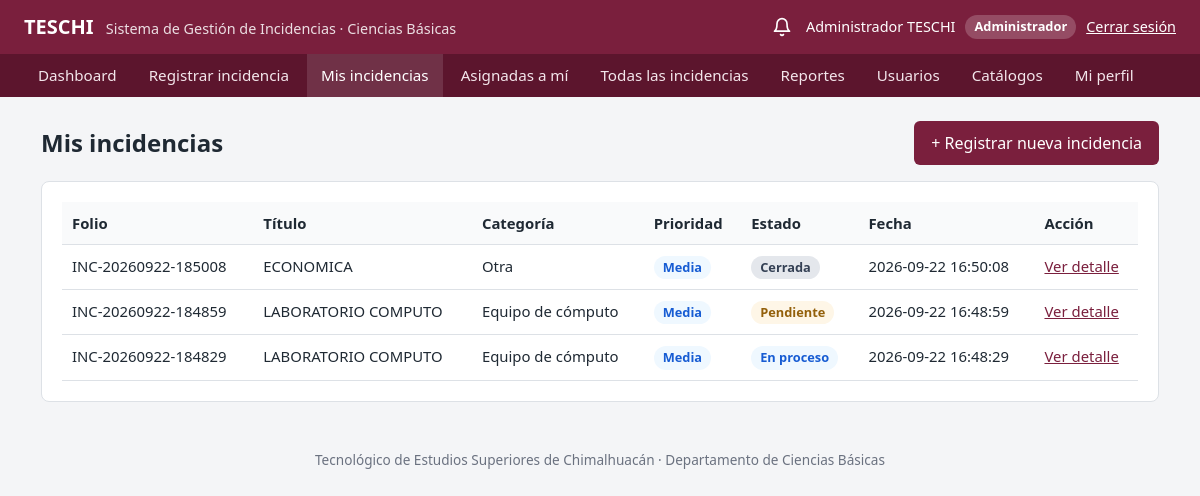
Page /public/mis_incidencias.php (signed in) on the committed database.
### tables this page shows
CREATE TABLE `incidencias` (
  `id` int(11) NOT NULL,
  `folio` varchar(30) NOT NULL,
  `usuario_id` int(11) NOT NULL,
  `categoria_id` int(11) NOT NULL,
  `prioridad_id` int(11) NOT NULL,
  `estado_id` int(11) NOT NULL,
  `titulo` varchar(200) NOT NULL,
  `descripcion` text NOT NULL,
  `ubicacion` varchar(200) DEFAULT NULL,
  `responsable_id` int(11) DEFAULT NULL,
  `fecha_registro` timestamp NOT NULL DEFAULT current_timestamp(),
  `fecha_actualizacion` timestamp NOT NULL DEFAULT current_timestamp() ON UPDATE current_timestamp(),
  `fecha_cierre` datetime DEFAULT NULL
);

CREATE TABLE `categorias` (
  `id` int(11) NOT NULL,
  `nombre` varchar(100) NOT NULL,
  `descripcion` varchar(255) DEFAULT NULL,
  `activo` tinyint(1) DEFAULT 1
);

CREATE TABLE `prioridades` (
  `id` int(11) NOT NULL,
  `nombre` varchar(50) NOT NULL,
  `nivel` int(11) NOT NULL,
  `activo` tinyint(1) NOT NULL DEFAULT 1
);

CREATE TABLE `estados_incidencia` (
  `id` int(11) NOT NULL,
  `nombre` varchar(50) NOT NULL,
  `descripcion` varchar(255) DEFAULT NULL
);

### app/helpers/auth.php (called while the page is built, shortened)
<?php
function e($valor)
{
    return htmlspecialchars((string) ($valor ?? ""), ENT_QUOTES, "UTF-8");
}
function claseEstado($estado)
{
    $clases = [
        "Pendiente" => "badge-pendiente",
        "En revisión" => "badge-revision",
        "Asignada" => "badge-asignada",
        "En proceso" => "badge-proceso",
        "Resuelta" => "badge-resuelta",
        "Cerrada" => "badge-cerrada",
        "Cancelada" => "badge-cancelada"
    ];
    return $clases[$estado] ?? "";
}
function clasePrioridad($prioridad)
{
    $clases = [
        "Baja" => "badge-baja",
        "Media" => "badge-media",
        "Alta" => "badge-alta",
        "Crítica" => "badge-critica"
    ];
    return $clases[$prioridad] ?? "";
}

### public/mis_incidencias.php (the view, shortened to what this page needs)
<?php
require_once "../app/helpers/auth.php";
$incidencias = [];
$error = "";
try {
    $database = new Database();
    $conn = $database->conectar();
    $sql = "
        SELECT
            i.id,
            i.folio,
            i.titulo,
            i.fecha_registro,
            c.nombre AS categoria,
            p.nombre AS prioridad,
            e.nombre AS estado
        FROM incidencias i
        INNER JOIN categorias c
            ON i.categoria_id = c.id
        INNER JOIN prioridades p
            ON i.prioridad_id = p.id
        INNER JOIN estados_incidencia e
            ON i.estado_id = e.id
        WHERE i.usuario_id = ?
        ORDER BY i.fecha_registro DESC
    ";
    $stmt = $conn->prepare($sql);
    $stmt->execute([$_SESSION["usuario_id"]]);
    $incidencias = $stmt->fetchAll(PDO::FETCH_ASSOC);
} catch (PDOException $e) {
    $error = "No se pudieron consultar las incidencias.";
}
require_once "../app/views/layouts/header.php";
?>
<div class="encabezado-pagina">
    <h1>Mis incidencias</h1>
    <a href="incidencias.php" class="btn btn-primary">+ Registrar nueva incidencia</a>
</div>
<section class="tarjeta">
    <?php if ($error): ?>
        <div class="alerta alerta-error"><?= e($error) ?></div>
    <?php elseif (empty($incidencias)): ?>
        <p>No has registrado ninguna incidencia todavía.</p>
    <?php else: ?>
        <div class="tabla-contenedor">
            <table class="tabla">
                <thead>
                    <tr>
                        <th>Folio</th>
                        <th>Título</th>
                        <th>Categoría</th>
                        <th>Prioridad</th>
                        <th>Estado</th>
                        <th>Fecha</th>
                        <th>Acción</th>
                    </tr>
                </thead>
                <tbody>
                    <?php foreach ($incidencias as $incidencia): ?>
                        <tr>
                            <td><?= e($incidencia["folio"]) ?></td>
                            <td><?= e($incidencia["titulo"]) ?></td>
                            <td><?= e($incidencia["categoria"]) ?></td>
                            <td>
                                <span class="badge <?= clasePrioridad($incidencia["prioridad"]) ?>">
                                    <?= e($incidencia["prioridad"]) ?>
                                </span>
                            </td>
                            <td>
                                <span class="badge <?= claseEstado($incidencia["estado"]) ?>">
                                    <?= e($incidencia["estado"]) ?>
                                </span>
                            </td>
                            <td><?= e($incidencia["fecha_registro"]) ?></td>
                            <td>
                                <a href="detalle_incidencia.php?id=<?= (int) $incidencia["id"] ?>">
                                    Ver detalle
                                </a>
                            </td>
                        </tr>
                    <?php endforeach; ?>
                </tbody>
            </table>
        </div>
    <?php endif; ?>
</section>
<?php require_once "../app/views/layouts/footer.php"; ?>

### public/css/style.css (style rules this page uses)
:root { --color-primario: #7a1f3d; --color-primario-oscuro: #5c152d; --color-fondo: #f4f5f7; --color-tarjeta: #ffffff; --color-texto: #1f2933; --color-suave: #6b7280; --color-borde: #dde1e6; --color-exito: #1e7b4d; --color-error: #b42318; --radio: 8px; }
* { box-sizing: border-box; }
body { margin: 0; font-family: "Segoe UI", Roboto, Arial, sans-serif; background: var(--color-fondo); color: var(--color-texto); line-height: 1.5; }
a { color: var(--color-primario); }
.tarjeta { background: var(--color-tarjeta); border: 1px solid var(--color-borde); border-radius: var(--radio); padding: 20px; margin-bottom: 20px; }
.encabezado-pagina { display: flex; flex-wrap: wrap; justify-content: space-between; align-items: center; gap: 12px; margin-bottom: 16px; }
.encabezado-pagina h1 { margin: 0; font-size: 1.5rem; }
.btn { display: inline-block; padding: 9px 16px; border: 1px solid transparent; border-radius: 6px; font: inherit; cursor: pointer; text-decoration: none; text-align: center; }
.btn-primary { background: var(--color-primario); color: #fff; }
.tabla-contenedor { overflow-x: auto; }
table.tabla { width: 100%; border-collapse: collapse; background: var(--color-tarjeta); font-size: 0.93rem; }
.tabla th, .tabla td { padding: 10px; border-bottom: 1px solid var(--color-borde); text-align: left; vertical-align: top; }
.tabla th { background: #f9fafb; font-weight: 600; white-space: nowrap; }
.badge { display: inline-block; padding: 2px 9px; border-radius: 999px; font-size: 0.8rem; font-weight: 600; background: #eef0f3; color: #374151; white-space: nowrap; }
.badge-pendiente { background: #fef6e7; color: #93600b; }
.badge-proceso { background: #eff8ff; color: #175cd3; }
.badge-cerrada { background: #e4e7ec; color: #344054; }
.badge-media { background: #eff8ff; color: #175cd3; }

### rows in the picture
incidencias: folio "INC-20260922-185008", titulo "ECONOMICA", categoria.nombre "Otra", prioridad.nombre "Media", estado.nombre "Cerrada", fecha_registro "2026-09-22 16:50:08"
incidencias: folio "INC-20260922-184859", titulo "LABORATORIO COMPUTO", categoria.nombre "Equipo de cómputo", prioridad.nombre "Media", estado.nombre "Pendiente", fecha_registro "2026-09-22 16:48:59"
incidencias: folio "INC-20260922-184829", titulo "LABORATORIO COMPUTO", categoria.nombre "Equipo de cómputo", prioridad.nombre "Media", estado.nombre "En proceso", fecha_registro "2026-09-22 16:48:29"

### other values in the picture
$_SESSION["nombre"] . " " . ($_SESSION["apellido_paterno"] ?? "") "Administrador TESCHI"
$_SESSION["rol"] "Administrador"
$texto "Dashboard"
$texto "Registrar incidencia"
$texto "Mis incidencias"
$texto "Asignadas a mí"
$texto "Todas las incidencias"
$texto "Reportes"
$texto "Usuarios"
$texto "Catálogos"
$texto "Mi perfil"
